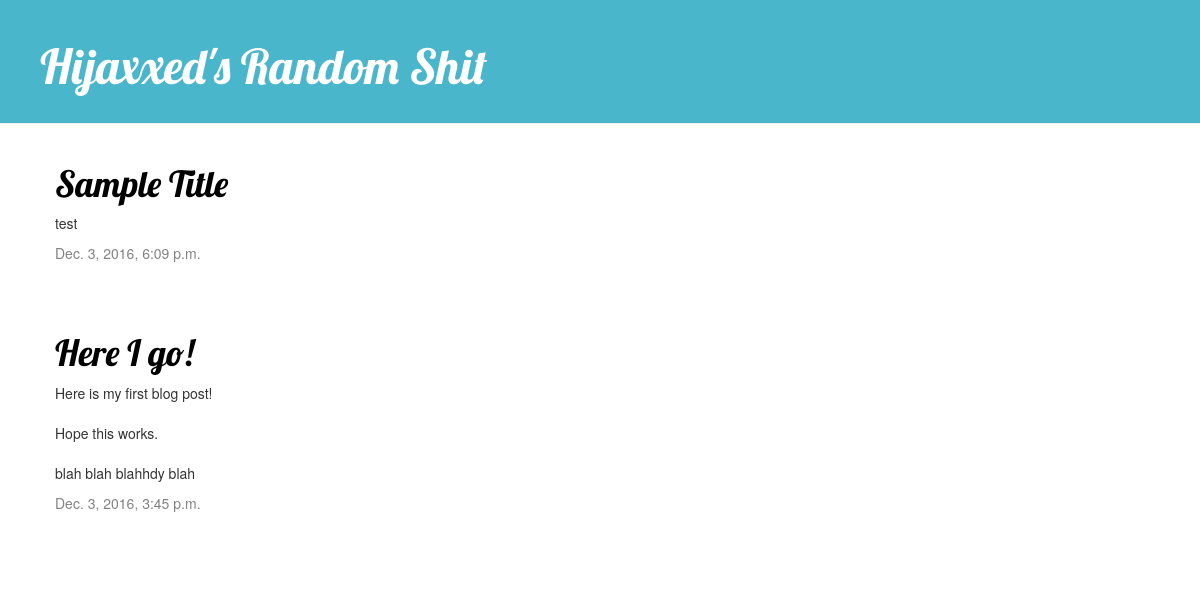
Before: / with the older database file.
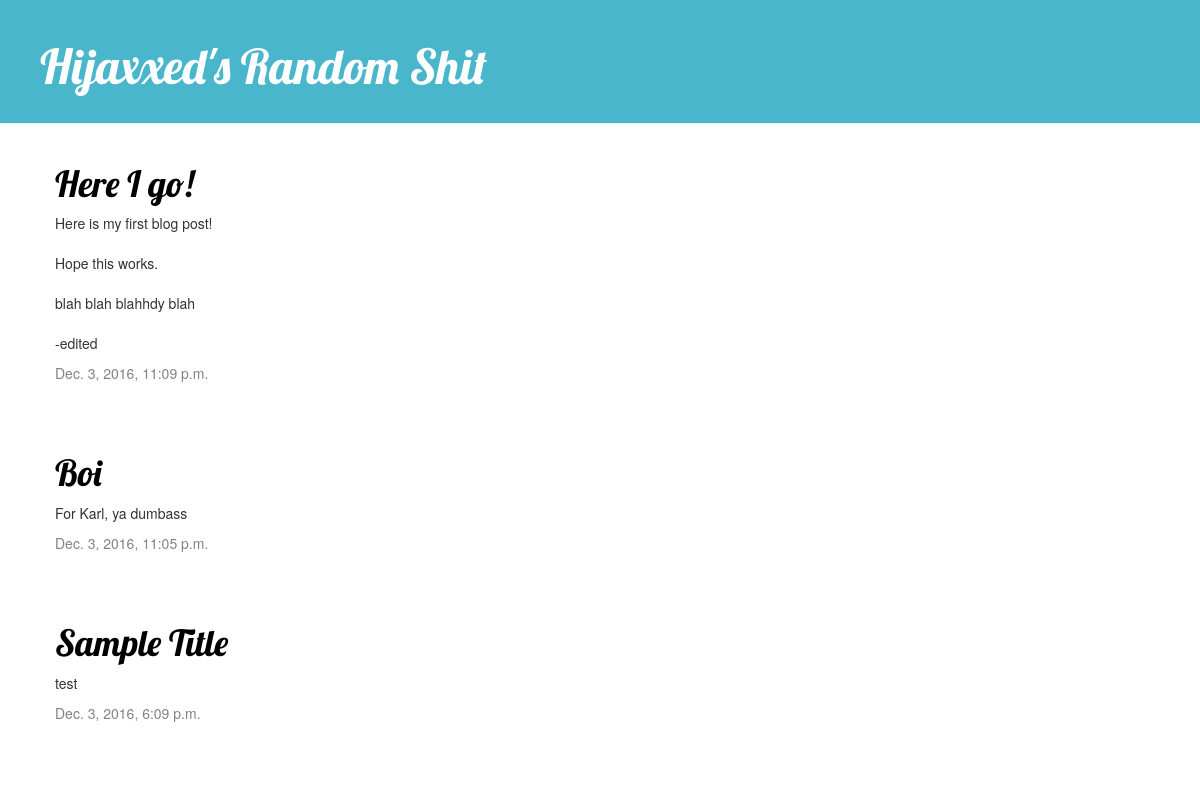
After: the same page with the newer database file.
### blog/models.py (models this page shows, shortened)
class Post(models.Model):
    author = models.ForeignKey('auth.User')
    title = models.CharField(max_length=200)
    text = models.TextField()
    created_date = models.DateTimeField(
            default=timezone.now)
    published_date = models.DateTimeField(
            blank=True, null=True)

### blog/views.py (the view)
def post_list(request):
    posts = Post.objects.filter(published_date__lte=timezone.now()).order_by('-published_date')
    return render(request, 'blog/post_list.html', {'posts':posts})

### blog/templates/blog/post_list.html
{% extends 'blog/base.html' %}
{% block content %}
    {% for post in posts %}
        <div class="post">
            <h1><a href="{% url 'post_detail' pk=post.pk %}">{{ post.title }}</a></h1
            <p>{{ post.text|linebreaksbr }}</p>
	    <div class="date">
                {{ post.published_date }}
            </div>
        </div>
    {% endfor %}
{% endblock %}

### blog/templates/blog/base.html (shortened to what this page needs)
{% load staticfiles %}
<html>
    <head>
        <link rel="stylesheet" href="//maxcdn.bootstrapcdn.com/bootstrap/3.2.0/css/bootstrap.min.css">
        <link rel="stylesheet" href="//maxcdn.bootstrapcdn.com/bootstrap/3.2.0/css/bootstrap-theme.min.css">
        <link rel="stylesheet" href="{% static 'css/blog.css' %}">
    </head>
	<body>
    <div class="page-header">
        <h1><a href="/">Hijaxxed's Random Shit</a></h1>
    </div>
    <div class="content container">
        <div class="row">
            <div class="col-md-8">
            {% block content %}
            {% endblock %}
            </div>
        </div>
    </div>
</body>
</html>

### blog/static/css/blog.css (style rules this page uses)
.page-header { background-color: #49b6cc; margin-top: 0; padding: 20px 20px 20px 40px; }
.page-header h1, .page-header h1 a, .page-header h1 a:visited, .page-header h1 a:active { color: #ffffff; font-size: 36pt; text-decoration: none; }
.content { margin-left: 40px; }
h1, h2, h3, h4 { font-family: 'Lobster', cursive; }
.date { color: #828282; }
.post { margin-bottom: 70px; }
.post h1 a, .post h1 a:visited { color: #000000; }

Changed rows visible on the page:
changed Post "Here I go!": text "Here is my first blog post! Hope this works. blah blah blahhdy blah" → "Here is my first blog post! Hope this works. blah blah blahhdy blah -edited"; published_date "Dec. 3, 2016, 3:45 p.m." → "Dec. 3, 2016, 11:09 p.m."; moves up the list
added Post: title "Boi", text "For Karl, ya dumbass", published_date "Dec. 3, 2016, 11:05 p.m."
